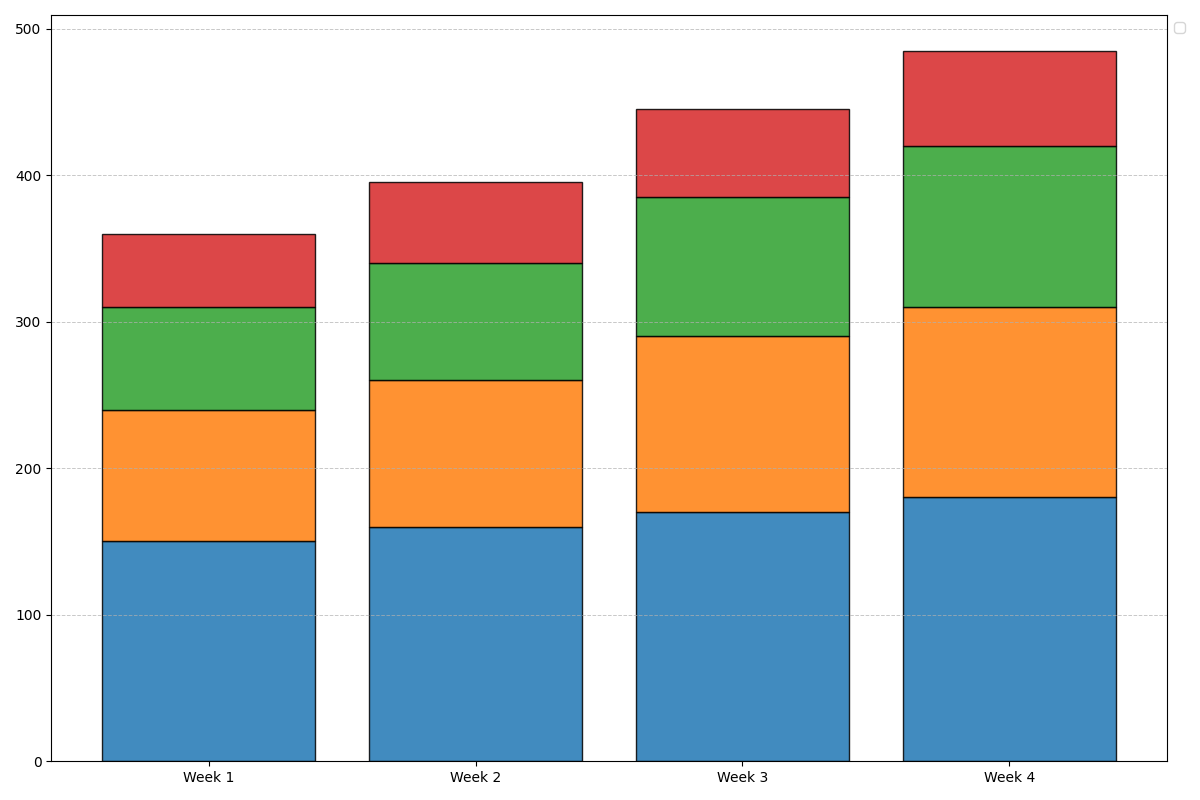

The script that drew this image:
import matplotlib.pyplot as plt
import numpy as np

weeks = ['Week 1', 'Week 2', 'Week 3', 'Week 4']
soft_drinks = ['Cola', 'Lemon-Lime', 'Ginger Ale', 'Root Beer']

cola_sales = [150, 160, 170, 180]
lemon_lime_sales = [90, 100, 120, 130]
ginger_ale_sales = [70, 80, 95, 110]
root_beer_sales = [50, 55, 60, 65]

total_sales = [cola_sales, lemon_lime_sales, ginger_ale_sales, root_beer_sales]

fig, ax = plt.subplots(figsize=(12, 8))

colors = ['#1f77b4', '#ff7f0e', '#2ca02c', '#d62728']

bottom_values = np.zeros(len(weeks))

for sales, color in zip(total_sales, colors):
    ax.bar(weeks, sales, bottom=bottom_values, color=color, edgecolor='black', alpha=0.85)
    bottom_values += np.array(sales)

ax.legend(loc='upper left', bbox_to_anchor=(1, 1), fontsize=10)

ax.yaxis.grid(True, linestyle='--', linewidth=0.7, alpha=0.7)

plt.tight_layout()

plt.show()
